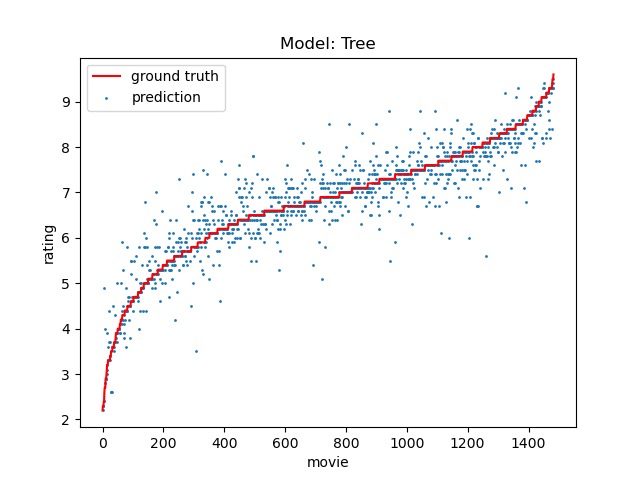

The Python source for this figure:
import os

import pandas as pd
from matplotlib import pyplot as plt
from sklearn import tree
from sklearn.ensemble import GradientBoostingRegressor
from sklearn.ensemble import RandomForestRegressor
from sklearn.metrics import mean_squared_error

abs_path = os.path.abspath(__file__)
path = os.path.dirname(abs_path)
os.chdir(path)

train = pd.read_csv("../data/train_data.csv")
validate = pd.read_csv("../data/validate_data.csv")
test = pd.read_csv("../data/test_data.csv")
test.sort_values('movie_rating', inplace=True)

X_train, y_train, X_validate, y_validate, X_test, y_test = train.iloc[:, 1:-1], train.iloc[:, -1], \
                                                           validate.iloc[:, 1:-1], validate.iloc[:, -1], test.iloc[:,
                                                                                                         1:-1], test.iloc[
                                                                                                                :, -1]


def tree_reg(X_train, y_train):
    # tree without limitation on max_features
    model_tree = tree.DecisionTreeRegressor(max_depth=None, random_state=1)
    model_tree.fit(X_train, y_train)
    return model_tree


def find_random_forest(X_train, y_train, X_validate, y_validate):
    # Random forest by setting the number of trees using val set, max_features is by default as sqrt
    opt_estimators = 1
    opt_error = 100
    iter_lst = [i for i in range(1, 201)]
    error_lst = []
    for i in range(1, 201):
        model_random_forest = RandomForestRegressor(random_state=1, n_estimators=i)
        model_random_forest.fit(X_train, y_train)
        y_pred_random_forest = model_random_forest.predict(X_validate)
        error = mean_squared_error(y_validate, y_pred_random_forest)
        error_lst.append(error)
        if error < opt_error:
            opt_error = error
            opt_estimators = i
    # print('Random forest error:', error)
    # print(opt_error)  # 0.09151789030831993
    # print(opt_estimators)  # 159

    plt.plot(iter_lst, error_lst, 'r')
    plt.title("Random Forest estimators")
    plt.xlabel("Number of esitimators")
    plt.ylabel("MSE")
    plt.savefig("random_forest_n_est.png")
    plt.show()

    return random_forest(X_train, y_train, opt_estimators)


def random_forest(X_train, y_train, n):
    model_random_forest = RandomForestRegressor(random_state=1, n_estimators=n)
    model_random_forest.fit(X_train, y_train)
    return model_random_forest


def find_boosting(X_train, y_train, X_validate, y_validate):
    # boosting
    opt_estimators = 1
    opt_error = 100
    iter_lst = [i for i in range(1, 201)]
    error_lst = []
    for i in range(1, 201):
        model_grad_boost = GradientBoostingRegressor(loss='ls', random_state=1, n_estimators=i)
        model_grad_boost.fit(X_train, y_train)
        y_pred_grad_boost = model_grad_boost.predict(X_validate)
        error = mean_squared_error(y_validate, y_pred_grad_boost)
        error_lst.append(error)
        if error < opt_error:
            opt_error = error
            opt_estimators = i
    # print('Gradient boosting error:', error)
    # print(opt_error)  # 0.0943017905460884
    # print(opt_estimators)  # 169

    plt.plot(iter_lst, error_lst, 'r')
    plt.title("Boosting estimators")
    plt.xlabel("Number of esitimators")
    plt.ylabel("MSE")
    plt.savefig("boosting_n_est.png")
    plt.show()

    return boosting(X_train, y_train, opt_estimators)


def boosting(X_train, y_train, n):
    model_grad_boost = GradientBoostingRegressor(loss='ls', random_state=1, n_estimators=n)
    model_grad_boost.fit(X_train, y_train)
    return model_grad_boost


def mse(model, X_test, y_test):
    pred = model.predict(X_test)
    error = mean_squared_error(y_test, pred)
    return error


def method(name, X_train, y_train, X_validate=None, y_validate=None):
    if name == 'tree':
        return tree_reg(X_train, y_train)
    elif name == 'random forest':
        return find_random_forest(X_train, y_train, X_validate, y_validate)
    elif name == 'boosting':
        return find_boosting(X_train, y_train, X_validate, y_validate)


def feature_selection(method_name, current_model, X_train, y_train, X_validate, y_validate):
    if X_train.shape[1] == 1:
        return current_model, X_train, X_validate
    origin_model = current_model
    opt_model = origin_model
    origin_mse = mse(origin_model, X_validate, y_validate)
    opt_mse = origin_mse
    for i in range(X_train.shape[1]):
        X_train_i = X_train.iloc[:, X_train.columns != X_train.columns[i]]
        X_validate_i = X_validate.iloc[:, X_validate.columns != X_validate.columns[i]]
        new_model = method(method_name, X_train_i, y_train, X_validate_i, y_validate)
        new_mse = mse(new_model, X_validate_i, y_validate)
        # print('new_mse:', new_mse)
        if new_mse < opt_mse:
            opt_mse = new_mse
            opt_model = new_model
            new_X_train = X_train_i
            new_X_validate = X_validate_i

    if opt_mse == origin_mse:
        return origin_model, X_train, X_validate
    else:
        # noinspection PyUnboundLocalVariable
        return feature_selection(method_name, opt_model, new_X_train, y_train, new_X_validate, y_validate)


def operate_selection(X_train, y_train, X_validate, y_validate, X_test, y_test):
    # tree
    origin_tree = tree_reg(X_train, y_train)
    print('tree mse:', mse(origin_tree, X_test, y_test))
    select_tree, new_X_train_tree, new_X_validate_tree = feature_selection('tree', origin_tree, X_train, y_train,
                                                                           X_validate, y_validate)
    print('tree mse after feature selection:', mse(select_tree, X_test.loc[:, new_X_train_tree.columns], y_test))
    print('new features:', new_X_train_tree.columns)
    # random forest
    origin_random_forest = random_forest(X_train, y_train, 159)
    print('random forest mse:', mse(origin_random_forest, X_test, y_test))
    select_random_forest, new_X_train_random_forest, new_X_validate_random_forest = feature_selection('random forest',
                                                                                                      origin_random_forest,
                                                                                                      X_train, y_train,
                                                                                                      X_validate,
                                                                                                      y_validate)
    print('random forest after feature selection:',
          mse(select_random_forest, X_test.loc[:, new_X_train_random_forest.columns], y_test))
    print('new_features:', new_X_train_random_forest.columns)
    # boosting
    origin_boosting = boosting(X_train, y_train, 169)
    print('boosting mse:', mse(origin_boosting, X_test, y_test))
    select_boosting, new_X_train_boosting, new_X_validate_boosting = feature_selection('boosting', origin_boosting,
                                                                                       X_train, y_train, X_validate,
                                                                                       y_validate)
    print('boosting after feature selection:',
          mse(select_boosting, X_test.loc[:, new_X_train_boosting.columns], y_test))
    print('new_features:', new_X_train_boosting.columns)
    '''
    tree mse: 0.18073499662845582
tree mse after feature selection: 0.17862440997977072
new features: Index(['actor_rating', 'director_rating', 'language_rating', 'region_rating',
       'writer_rating', 'date'],
      dtype='object')
random forest mse: 0.10051179087685266
random forest after feature selection: 0.10107273203267343
new_features: Index(['actor_rating', 'director_rating', 'genre_rating', 'region_rating',
       'writer_rating', 'date'],
      dtype='object')
boosting mse: 0.10242035066395254
boosting after feature selection: 0.10307454709516191
new_features: Index(['actor_rating', 'director_rating', 'genre_rating', 'region_rating',
       'writer_rating', 'date'],
      dtype='object')
    '''


def main(X_train, y_train, X_validate, y_validate, X_test, y_test):
    X_train_tree = X_train.iloc[:, X_train.columns != 'genre_rating']
    X_validate_tree = X_validate.iloc[:, X_validate.columns != 'genre_rating']
    X_test_tree = X_test.iloc[:, X_test.columns != 'genre_rating']

    tree_model = tree_reg(X_train_tree, y_train)
    tree_pred = tree_model.predict(X_test_tree)
    print('tree mse:', mse(tree_model, X_test_tree, y_test))

    N = [i for i in range(len(y_test))]
    plt.plot(N, y_test, 'r')
    plt.scatter(N, tree_pred, s=1)
    plt.title("Model: Tree")
    plt.xlabel("movie")
    plt.ylabel("rating")
    plt.legend(("ground truth", "prediction"))
    plt.savefig("tree.png")
    plt.show()

    # random_forest_model = random_forest(X_train, y_train, 159)
    random_forest_model = find_random_forest(X_train, y_train, X_validate, y_validate)
    random_forest_pred = random_forest_model.predict(X_test)
    print('random forest mse:', mse(random_forest_model, X_test, y_test))

    N = [i for i in range(len(y_test))]
    plt.plot(N, y_test, 'r')
    plt.scatter(N, random_forest_pred, s=1)
    plt.title("Model: Random forest")
    plt.xlabel("movie")
    plt.ylabel("rating")
    plt.legend(("ground truth", "prediction"))
    plt.savefig("random_forest.png")
    plt.show()

    # boosting_model = boosting(X_train, y_train, 169)
    boosting_model = find_boosting(X_train, y_train, X_validate, y_validate)
    boosting_pred = boosting_model.predict(X_test)
    print('boosting error:', mse(boosting_model, X_test, y_test))

    N = [i for i in range(len(y_test))]
    plt.plot(N, y_test, 'r')
    plt.scatter(N, boosting_pred, s=1)
    plt.title("Model: Boosting")
    plt.xlabel("movie")
    plt.ylabel("rating")
    plt.legend(("ground truth", "prediction"))
    plt.savefig("boosting.png")
    plt.show()


main(X_train, y_train, X_validate, y_validate, X_test, y_test)
